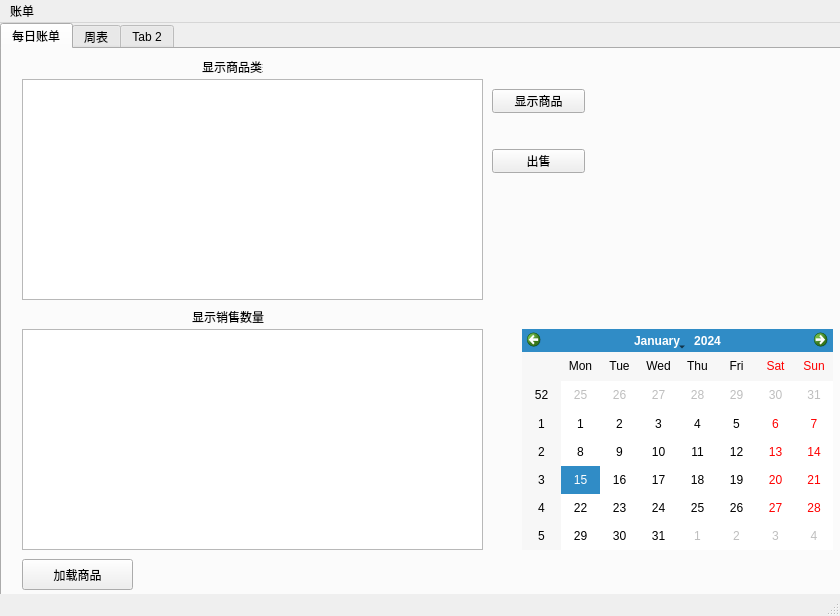
<?xml version="1.0" encoding="UTF-8"?>
<ui version="4.0">
 <class>MainWindow</class>
 <widget class="QMainWindow" name="MainWindow">
  <property name="geometry">
   <rect>
    <x>0</x>
    <y>0</y>
    <width>840</width>
    <height>616</height>
   </rect>
  </property>
  <property name="windowTitle">
   <string>MainWindow</string>
  </property>
  <widget class="QWidget" name="centralwidget">
   <widget class="QTabWidget" name="tabWidget">
    <property name="geometry">
     <rect>
      <x>0</x>
      <y>0</y>
      <width>841</width>
      <height>581</height>
     </rect>
    </property>
    <property name="currentIndex">
     <number>0</number>
    </property>
    <widget class="QWidget" name="tab">
     <attribute name="title">
      <string>每日账单</string>
     </attribute>
     <widget class="QCalendarWidget" name="calendarWidget">
      <property name="geometry">
       <rect>
        <x>520</x>
        <y>280</y>
        <width>311</width>
        <height>221</height>
       </rect>
      </property>
     </widget>
     <widget class="QTableWidget" name="tableWidget">
      <property name="geometry">
       <rect>
        <x>20</x>
        <y>30</y>
        <width>461</width>
        <height>221</height>
       </rect>
      </property>
     </widget>
     <widget class="QTableWidget" name="tableWidget_2">
      <property name="geometry">
       <rect>
        <x>20</x>
        <y>280</y>
        <width>461</width>
        <height>221</height>
       </rect>
      </property>
     </widget>
     <widget class="QLabel" name="label">
      <property name="geometry">
       <rect>
        <x>200</x>
        <y>10</y>
        <width>61</width>
        <height>16</height>
       </rect>
      </property>
      <property name="text">
       <string>显示商品类型</string>
      </property>
     </widget>
     <widget class="QLabel" name="label_2">
      <property name="geometry">
       <rect>
        <x>190</x>
        <y>260</y>
        <width>91</width>
        <height>16</height>
       </rect>
      </property>
      <property name="text">
       <string>显示销售数量</string>
      </property>
     </widget>
     <widget class="QPushButton" name="pushButton_2">
      <property name="geometry">
       <rect>
        <x>490</x>
        <y>40</y>
        <width>93</width>
        <height>24</height>
       </rect>
      </property>
      <property name="text">
       <string>显示商品</string>
      </property>
     </widget>
     <widget class="QPushButton" name="pushButton">
      <property name="geometry">
       <rect>
        <x>20</x>
        <y>510</y>
        <width>111</width>
        <height>31</height>
       </rect>
      </property>
      <property name="text">
       <string>加载商品</string>
      </property>
     </widget>
     <widget class="QPushButton" name="pushButton_3">
      <property name="geometry">
       <rect>
        <x>490</x>
        <y>100</y>
        <width>93</width>
        <height>24</height>
       </rect>
      </property>
      <property name="text">
       <string>出售</string>
      </property>
     </widget>
    </widget>
    <widget class="QWidget" name="tab_3">
     <attribute name="title">
      <string>周表</string>
     </attribute>
    </widget>
    <widget class="QWidget" name="tab_2">
     <attribute name="title">
      <string>Tab 2</string>
     </attribute>
    </widget>
   </widget>
  </widget>
  <widget class="QMenuBar" name="menubar">
   <property name="geometry">
    <rect>
     <x>0</x>
     <y>0</y>
     <width>840</width>
     <height>26</height>
    </rect>
   </property>
   <widget class="QMenu" name="menu">
    <property name="title">
     <string>账单</string>
    </property>
    <addaction name="action_3"/>
   </widget>
   <addaction name="menu"/>
  </widget>
  <widget class="QStatusBar" name="statusbar"/>
  <action name="actiondj">
   <property name="text">
    <string>dj</string>
   </property>
  </action>
  <action name="action_3">
   <property name="text">
    <string>添加商品</string>
   </property>
  </action>
 </widget>
 <resources/>
 <connections/>
</ui>
